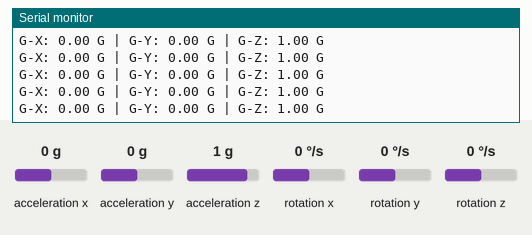
Recording of a sketch running on a simulated ESP32. Parts: the last lines printed to the serial monitor. The inputs (shaded band) are chosen by the test bench; at power-on: acceleration x 0 g, acceleration y 0 g, acceleration z 1 g, rotation x 0 °/s, rotation y 0 °/s, rotation z 0 °/s.

Above: at 3.2 s.
3.3 s: acceleration x set to -1.4 g
At 3.57 s:
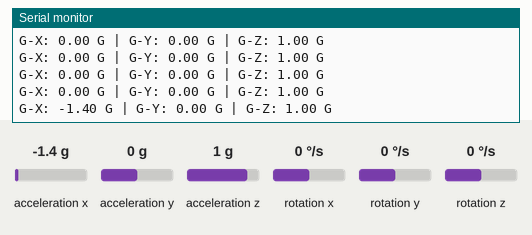
4.8 s: acceleration y set to -1.4 g
At 4.99 s:
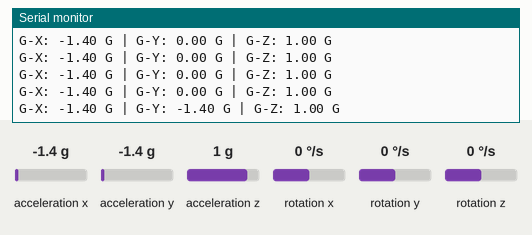
6.3 s: acceleration z set to -1.4 g
At 6.4 s:
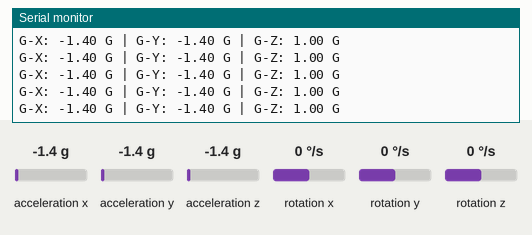

The sketch:

1_Medidas_sin_procesar.ino
```cpp
#include "Wire.h"
#include "I2Cdev.h"
#include "MPU6050.h"

// Intentaremos con la dirección estándar 0x68 primero.
// Si falla, cambia el 0x68 por 0x69 abajo.
MPU6050 sensor(0x68);

int16_t ax, ay, az;
int16_t gx, gy, gz;

void setup() {
  Serial.begin(115200);

  // Paso 1: Iniciar I2C con pines específicos para ESP32
  Wire.begin(21, 22);
  Wire.setClock(400000); // 400kHz para comunicación rápida

  delay(2000); // Pausa para que el voltaje se estabilice (evita el Brownout)
  Serial.println("\n--- INICIANDO SISTEMA DE PRUEBA ---");

  // Paso 2: Inicializar y FORZAR el encendido
  sensor.initialize();
  sensor.setSleepEnabled(false); // <--- ESTO ES VITAL

  // Paso 3: Verificación real
  if (sensor.testConnection()) {
    Serial.println("EXITO: MPU6050 encontrado y despertado");
  } else {
    Serial.println("ERROR: El sensor no responde. Revisar:");
    Serial.println("- ¿AD0 está a GND? (Usa 0x68)");
    Serial.println("- ¿AD0 está a 3.3V? (Usa 0x69)");
    Serial.println("- ¿Los cables SDA/SCL están cruzados?");
  }
}

void loop() {
  // Usamos getMotion6 para leer todo en un solo viaje del bus I2C (más eficiente)
  sensor.getAcceleration(&ax, &ay, &az);

  // Convertir valores en bruto a Fuerzas G (dividiendo por la escala 16384.0)
  float gX = ax / 16384.0;
  float gY = ay / 16384.0;
  float gZ = az / 16384.0;

  // Imprimir únicamente los 3 datos requeridos
  Serial.print("G-X: "); Serial.print(gX, 2); Serial.print(" G | ");
  Serial.print("G-Y: "); Serial.print(gY, 2); Serial.print(" G | ");
  Serial.print("G-Z: "); Serial.print(gZ, 2); Serial.println(" G");

  delay(200);
}
```

Measured:
- after the input at 3.3 s, the serial monitor: prints a new line after 0.12 s (image 1)
- after the input at 4.8 s, the serial monitor: prints a new line at once (image 2)
